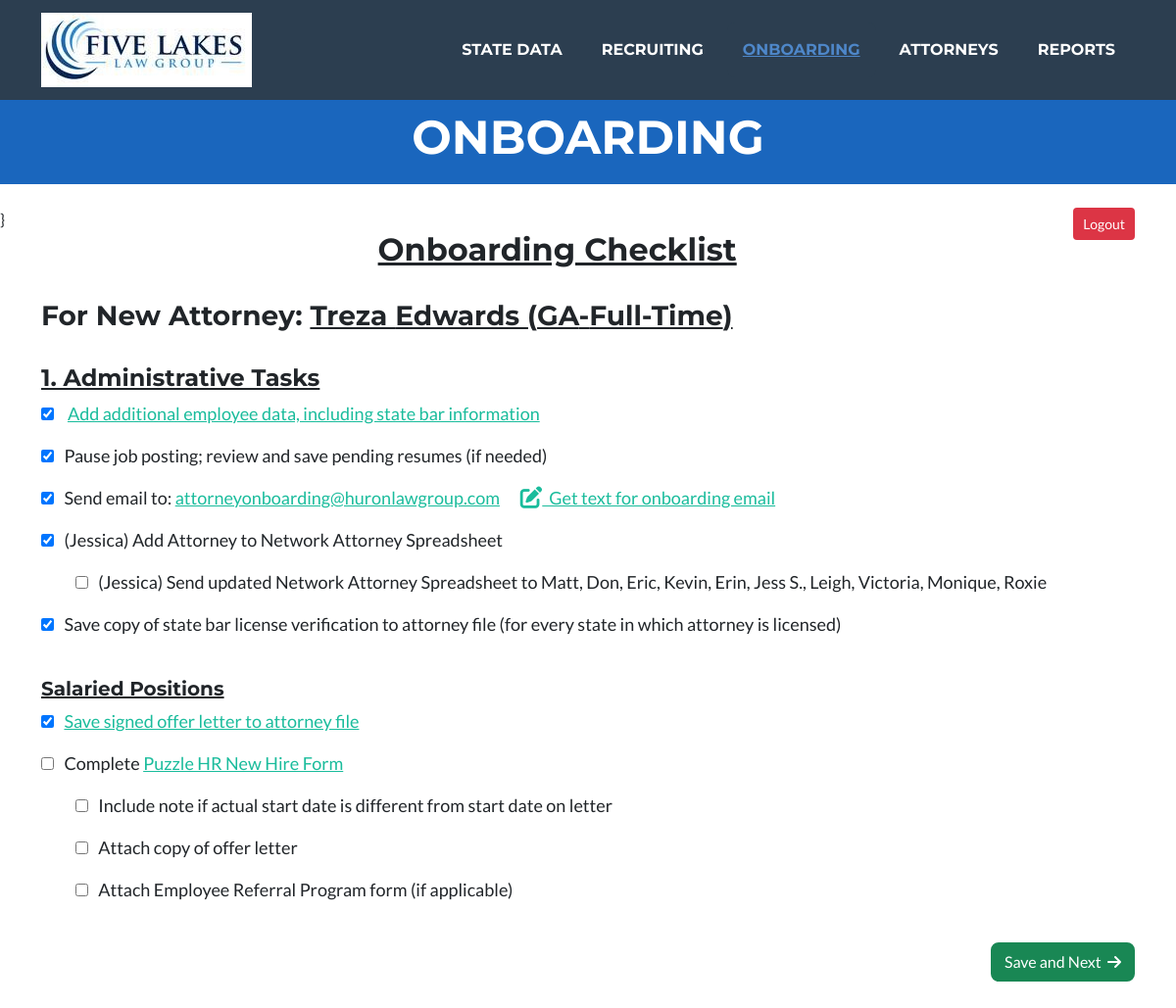
Screenshot of /onboarding/onboarding_detail/54/ (signed in) with the database file from the repository.
### attorneys/models.py (models this page shows, shortened)
class Employee(models.Model):
    class Meta:
        verbose_name = "Employee"
        verbose_name_plural = "Employees"
    states = State.objects.order_by('state_abbrev')
    STATE_CHOICES = []
    for state in states:
        each_state = (state.state_abbrev, state.state_abbrev)
        STATE_CHOICES.append(each_state)
    states_list = State.objects.all().order_by('manager')
    temp_list = []
    for state in states_list:
        temp_list.append(state.manager)
    manager_list = list(OrderedDict.fromkeys(temp_list))
    MANAGER_OPTIONS = []
    for manager in manager_list:
        each_manager = (manager, manager)
        MANAGER_OPTIONS.append(each_manager)
    EMPLOYMENT_OPTIONS = [
        ('Full-Time', 'Full-Time'),
        ('Part-Time', 'Part-Time'),
        ('Of Counsel', 'Of Counsel'),
        ('Floater', 'Floater'),
    ]
    SOURCE_OPTIONS = [
        ('Indeed', 'Indeed'),
        ('Linked In', 'Linked In'),
        ('Recruiter', 'Recruiter'),
        ('Employee Referral', 'Employee Referral'),
    ]
    FIRM_OPTIONS = [
        ('Huron Law Group', 'Huron Law Group'),
        ('Five Lakes Law Group', 'Five Lakes Law Group'),
    ]
    GENDER_CHOICES = [
        ('Male', 'Male'),
        ('Female', 'Female')
    ]
    STEP_CHOICES = [
        ('New Resume', 'New Resume'),
        ('Interview1', 'Interview1'),
        ('Interview2', 'Interview2'),
        ('Final', 'Final'),
        ('Open File', 'Open File')
    ]
    PRIORITY_CHOICES = [
        ('Critical', 'Critical'),
        ('High', 'High'),
        ('Medium', 'Medium'),
        ('Low', 'Low'),
    ]
    employee_id = models.BigAutoField("Employee ID", primary_key=True)
    is_active = models.BooleanField("Is Active", default=True, blank=True, null=True)
    state_abbrev = models.CharField("State", max_length=25,
        choices = STATE_CHOICES, blank=False, null=True)
    position = models.CharField("Position", max_length=25,
        choices = EMPLOYMENT_OPTIONS, blank=True, null=False, default="Full-Time")
    salary = models.CharField("Salary", max_length=10, default = "80,000", blank=False, null=False)
    manager = models.CharField("Manager", max_length=50,
        choices = MANAGER_OPTIONS, blank=True, null=False, default="")
    gender = models.CharField("Gender", max_length=10,
        choices = GENDER_CHOICES, blank=False, null=True)
    first_name = models.CharField("First Name", max_length=25, blank=False, null=False)
    middle_name = models.CharField("Middle Name", max_length=25, blank=True, null=False)
    last_name = models.CharField("Last Name", max_length=25, blank=False, null=False)
    phone = models.CharField("Phone Number", max_length=15, blank=True, null=True)
    email = models.EmailField("Email", max_length=254, blank=True, null=True)
    five_lakes_firm = models.BooleanField("Five Lakes Law Group", default=True)
    huron_firm = models.BooleanField("Huron Law Group", default=False)
    resume = models.FileField(upload_to='resumes/', blank=True, null=True)
    hire_date = models.DateField("Start Date", max_length=255, blank=True, null=True)
    start_date = models.DateField("Start Date", max_length=255, blank=True, null=True)
    onboarding_step = models.CharField("Last Name", max_length=50, blank=True, null=True)
    onboarding_complete = models.BooleanField("Onboarding Complete", default=False)
    priority = models.CharField("Criticality Level", max_length=10,
        choices = PRIORITY_CHOICES, default="Low", blank=False, null=True)
    prev_page = models.CharField("Last Name", max_length=100, blank=True, null=True)

### onboarding/models.py (models this page shows, shortened)
class Onboarding_Detail_Model(models.Model):
    class Meta:
        verbose_name = "Onboarding Detail"
        verbose_name_plural = "Onboarding Detail"
    MANAGER_OPTIONS  = get_managers
    employee_id = models.OneToOneField(Employee, on_delete=models.CASCADE)
    add_attorney_more = models.BooleanField("Add additional employee data", default=False)
    pause_job = models.BooleanField("Pause job posting; review and save pending resumes (if needed)", default=False)
    send_onboarding_email = models.BooleanField("Send onboarding email to: ", default=False)
    add_to_spreadsheet = models.BooleanField("Add to spreadsheet", default=False)
    send_spreadsheet = models.BooleanField("Send spreadsheet", default=False)
    save_license = models.BooleanField("Save bar license", default=False)
    save_offer_letter = models.BooleanField("Save Offer Letter", default=False)
    puzzle_form = models.BooleanField("Complete Puzzle HR Form", default=False)
    include_note = models.BooleanField("Include Note", default=False)
    attach_copy_letter = models.BooleanField("Attach copy of offer letter", default=False)
    employee_referral_form = models.BooleanField("Attach employee referral program form", default=False)
    return_ICA = models.BooleanField("Return fully executed ICAs to attorney", default=False)
    notify_Huron = models.BooleanField("Notify Laura Pina of new attorney start date", default=False)
    send_pp_docs = models.BooleanField("Send onboarding documents to attorney", default=False)
    send_software_docs = models.BooleanField("Send software documents to attorney", default=False)
    intro_training = models.BooleanField("Schedule firm introduction training", default=False)
    intro_training_date = models.DateField("Intro Training Date", max_length=25, blank=True, null=True)
    salesforce_training = models.BooleanField("Schedule Salesforce and Servicing Training", default=False)
    salesforce_training_date = models.DateField("Salesforce and Servicing Training Date", max_length=25, blank=True, null=True)
    script_training = models.BooleanField("Schedule Individual Script Training", default=False)
    script_training_date = models.DateField("Individual Script Training Date", max_length=25, blank=True, null=True)
    attorney_pp_training = models.BooleanField("Schedule Attorney Policies and Procedures Training", default=False)
    attorney_pp_date = models.DateField("Individual Script Training Date", max_length=25, blank=True, null=True)
    touchbase_meeting = models.BooleanField("Schedule Touch Base Meeting", default=False)
    touchbase_date = models.DateField("Touch Base Date", max_length=25, blank=True, null=True)
    onboarding_completed = models.BooleanField("Save Bar License", default=False)

### onboarding/views.py (the view)
# urls.py: path('onboarding_detail/<pk>/', views.onboarding_detail, name="onboarding_detail"),
@login_required(login_url=reverse_lazy('login'))
def onboarding_detail(request, pk=None):
    context = {'title': 'Onboarding'}
    employee = Employee.objects.get(employee_id=pk)
    context.update({'employee': employee})
    onboarding_checklist = Onboarding_Detail_Model.objects.get_or_create(employee_id_id=pk)
    if request.method == "POST":
        form = Onboarding_Form(request.POST, instance=onboarding_checklist[0])
        if form.is_valid():
            obj = form.save(commit=False)
            obj.employee_id_id = pk
            if obj.send_pp_docs and obj.send_software_docs:
                employee.onboarding_step = "Schedule Training"
            elif obj.send_onboarding_email and (obj.puzzle_form or obj.return_ICA or obj.notify_Huron):
                employee.onboarding_step = "Send Onboarding / Training Docs"
            else:
                employee.onboarding_step = "Administrative Tasks"
            employee.save()
            obj.save()
            return HttpResponseRedirect(reverse_lazy('onboarding_detail2', kwargs={'pk': pk}), context)
        else:
            print(form.errors)
            return HttpResponseRedirect(reverse_lazy('onboarding_detail2', kwargs={'pk': pk}), context)
    else:
        if onboarding_checklist[1]:
            onboarding_form = Onboarding_Form()
        else:
            onboarding_form = Onboarding_Form(instance=onboarding_checklist[0])
        context.update({'onboarding_form': onboarding_form})
        onboarding_email = "mailto:attorneyonboarding@huronlawgroup.com"
        context.update({'onboarding_email': onboarding_email})
        return render(request, 'templates/onboarding/onboarding_detail.html', context)

### onboarding/forms.py
class Onboarding_Form(ModelForm):
    class Meta:
        model = Onboarding_Detail_Model
        fields = ['add_attorney_more', 'pause_job', 'send_onboarding_email', 'add_to_spreadsheet',
                  'send_spreadsheet', 'save_license', 'onboarding_completed', 'save_offer_letter',
                  'puzzle_form', 'include_note', 'attach_copy_letter', 'employee_referral_form',
                  'return_ICA', 'notify_Huron',]

### FiveLakes/templates/onboarding/onboarding_detail.html (shortened to what this page needs)
{% extends 'templates/index.html' %}
{% load crispy_forms_tags %}
{% load static %}
{% block menu %}
<div class="collapse navbar-collapse" id="navbarResponsive">
    <ul class="navbar-nav ms-auto">
        <li class="nav-item mx-0 mx-lg-1"><a class="nav-link py-3 px-0 px-lg-3 rounded" href="{% url 'states' %}">State Data</a></li>
        <li class="nav-item mx-0 mx-lg-1"><a class="nav-link py-3 px-0 px-lg-3 rounded" href="{% url 'recruiting' %}">Recruiting</a></li>
        <li class="nav-item mx-0 mx-lg-1"><a class="nav-link py-3 px-0 px-lg-3 rounded active" href="{% url 'onboarding' %}">Onboarding</a></li>
        <li class="nav-item mx-0 mx-lg-1"><a class="nav-link py-3 px-0 px-lg-3 rounded" href="{% url 'attorneys' %}">Attorneys</a></li>
        <li class="nav-item mx-0 mx-lg-1"><a class="nav-link py-3 px-0 px-lg-3 rounded" href="#reports">Reports</a></li>
    </ul>
</div>
{% endblock menu %}
{% block header %}
<header class="masthead bg-primary text-white text-center">
    <div class="container d-flex align-items-center flex-column">
        <h4 class="masthead-heading text-uppercase mb-0">Onboarding</h4>
    </div>
</header>
{% endblock header %}
{% block content %}}
    <div class="container">
        <h2 class="text-center"><u>Onboarding Checklist</u></h2>
        <br>
        <h3>For New Attorney: <u>{{ employee.first_name }} {{  employee.last_name }} ({{ employee.state_abbrev }}-{{ employee.position }})</u></h3>
    <br>
        <h4><u>1.  Administrative Tasks</u></h4>
        <form method="post" enctype="multipart/form-data">
            <div class="form-selection">
                <p style="font-size: large">{{ onboarding_form.add_attorney_more }}&nbsp;&nbsp;&nbsp;
                    <a href ="{% url 'add_attorney_more_onboarding' pk=employee.employee_id %}">Add additional employee data, including state bar information
                    </a></p>
                <p style="font-size: large">{{ onboarding_form.pause_job }}&nbsp;&nbsp;&nbsp;Pause job posting; review and save pending resumes (if needed)</p>
                <p style="font-size: large">{{ onboarding_form.send_onboarding_email }}&nbsp;&nbsp;&nbsp;Send email to:
                    <a href ={{ onboarding_email }}>attorneyonboarding@huronlawgroup.com</a>&nbsp;&nbsp;&nbsp;&nbsp;&nbsp;
                    <a href="{% url 'onboarding_text' pk=employee.employee_id %}" target="_blank"><i class="fa-solid fa-pen-to-square fa-lg"></i>&nbsp;&nbsp;Get text for onboarding email</a></p>
                <p style="font-size: large">{{ onboarding_form.add_to_spreadsheet }}&nbsp;&nbsp;&nbsp;(Jessica) Add Attorney to Network Attorney Spreadsheet
                <p style="font-size: large">&nbsp;&nbsp;&nbsp;&nbsp;&nbsp;&nbsp;&nbsp;&nbsp;&nbsp;&nbsp;{{ onboarding_form.send_spreadsheet }}&nbsp;&nbsp;&nbsp;(Jessica) Send updated Network Attorney Spreadsheet to Matt, Don, Eric, Kevin, Erin, Jess S., Leigh, Victoria, Monique, Roxie</p>
                <p style="font-size: large">{{ onboarding_form.save_license }}&nbsp;&nbsp;&nbsp;Save copy of state bar license verification to attorney file (for every state in which attorney is licensed)</p>
                <br>
                {% if employee.position != "Of Counsel" %}
                    <h5><u>     Salaried Positions</u></h5>
                    <p style="font-size: large">{{ onboarding_form.save_offer_letter }}&nbsp;&nbsp;&nbsp;<a href="{% url 'add_attorney_more_onboarding' pk=employee.employee_id %}">Save signed offer letter to attorney file</a></p>
                    <p style="font-size: large">{{ onboarding_form.puzzle_form }}&nbsp;&nbsp;&nbsp;Complete
                        <a href="https://forms.monday.com/forms/ff4574d07b04ca25588b1239eed572e8?r=use1" target="_blank">Puzzle HR New Hire Form</a></p>
                    <p style="font-size: large">&nbsp;&nbsp;&nbsp;&nbsp;&nbsp;&nbsp;&nbsp;&nbsp;&nbsp;&nbsp;{{ onboarding_form.include_note }}&nbsp;&nbsp;&nbsp;Include note if actual start date is different from start date on letter</p>
                    <p style="font-size: large">&nbsp;&nbsp;&nbsp;&nbsp;&nbsp;&nbsp;&nbsp;&nbsp;&nbsp;&nbsp;{{ onboarding_form.attach_copy_letter }}&nbsp;&nbsp;&nbsp;Attach copy of offer letter</p>
                    <p style="font-size: large">&nbsp;&nbsp;&nbsp;&nbsp;&nbsp;&nbsp;&nbsp;&nbsp;&nbsp;&nbsp;{{ onboarding_form.employee_referral_form }}&nbsp;&nbsp;&nbsp;Attach Employee Referral Program form (if applicable)</p>
                {%  endif %}
            </div>
            <br>
            <div style="text-align: center">
                <button type="submit" class="btn btn-success" style="float: right">Save and Next&nbsp;&nbsp<i class="fa-solid fa-arrow-right"></i></button>
            </div>
            <br>
        </form>
    <br>
    </div>
    <br><br>
{% endblock content %}

### rows the page displays
Employee: first_name "Treza", last_name "Edwards", state_abbrev "GA", position "Full-Time"
Onboarding_Detail_Model: add_attorney_more "☑", pause_job "☑", send_onboarding_email "☑", add_to_spreadsheet "☑", save_license "☑", save_offer_letter "☑"
